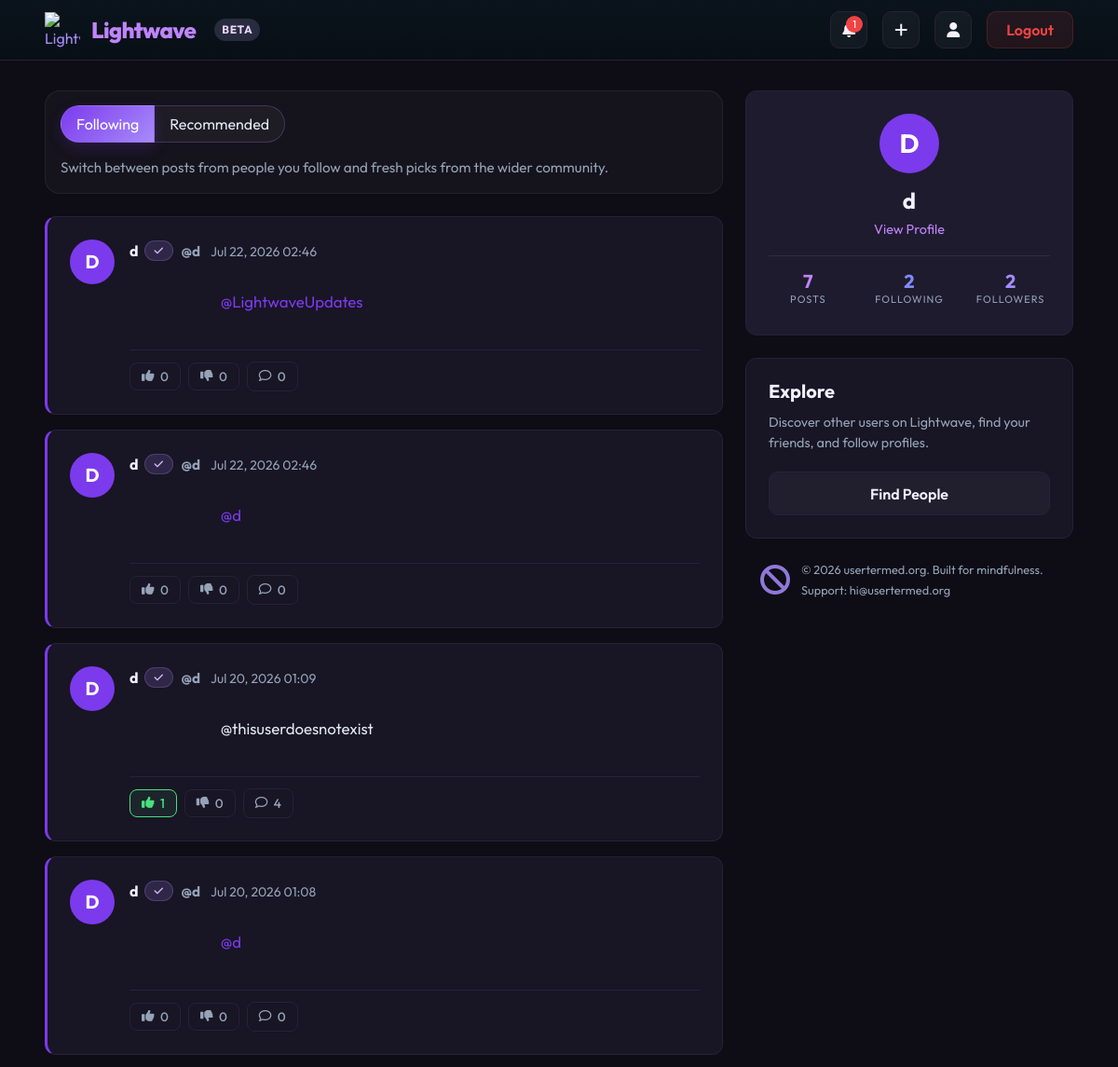
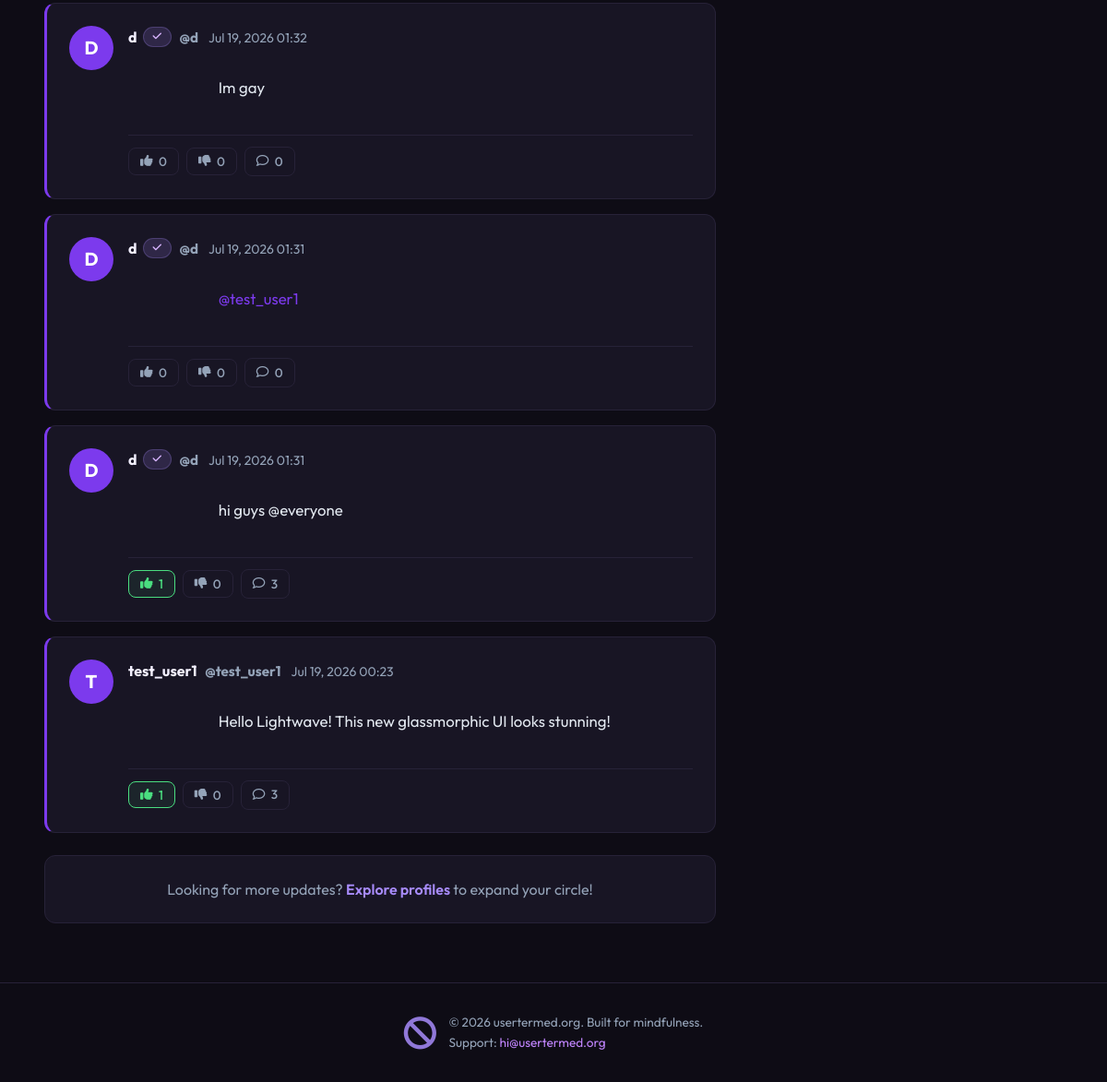
The app's page / (signed in) with its own data (2 pictures, top to bottom).
### dwitter/models.py (models this page shows, shortened)
class Dweet(models.Model):
    user = models.ForeignKey(
        User, related_name="dweets", on_delete=models.CASCADE
    )
    body = models.TextField(max_length=1000)
    created_at = models.DateTimeField(auto_now_add=True)

class Profile(models.Model):
    ACCENT_THEMES = [
        ("purple", "Purple"),
        ("cyan", "Cyan"),
        ("emerald", "Emerald"),
        ("amber", "Amber"),
        ("rose", "Rose"),
    ]
    user = models.OneToOneField(User, on_delete=models.CASCADE)
    display_name = models.CharField(max_length=50, blank=True, default="")
    about_me = models.TextField(blank=True, default="")
    is_verified = models.BooleanField(default=False, help_text="Show a verified badge next to this profile.")
    is_lightwave_super = models.BooleanField(default=False, help_text="Show Lightwave Super early-access status.")
    accent_theme = models.CharField(max_length=20, choices=ACCENT_THEMES, default="purple")
    follows = models.ManyToManyField(
        "self", related_name="followed_by", symmetrical=False, blank=True
    )

### dwitter/views.py (the view, shortened to what this page needs)
# urls.py: path("", dashboard, name="dashboard"),
def dashboard(request):
    if not request.user.is_authenticated:
        return render(
            request,
            "dwitter/onboarding.html",
        )
    form = DweetForm(request.POST or None)
    active_view = request.GET.get("view", "following")
    if active_view not in {"following", "recommended", "new"}:
        active_view = "following"
    followed_user_ids = list(request.user.profile.follows.values_list("user_id", flat=True))
    if active_view == "following":
        feed_dweets = Dweet.objects.filter(user_id__in=followed_user_ids).order_by("-created_at")
    elif active_view == "new":
        feed_dweets = Dweet.objects.all().order_by("-created_at")
    dweet_ids = feed_dweets.values_list("pk", flat=True)
    liked_ids = set(DweetLike.objects.filter(user=request.user, dweet_id__in=dweet_ids).values_list("dweet_id", flat=True))
    disliked_ids = set(DweetDislike.objects.filter(user=request.user, dweet_id__in=dweet_ids).values_list("dweet_id", flat=True))
    return render(
        request,
        "dwitter/dashboard.html",
        {
            "form": form,
            "dweets": feed_dweets,
            "liked_ids": liked_ids,
            "disliked_ids": disliked_ids,
            "active_view": active_view,
            "unread_notifications": Notification.objects.filter(user=request.user, read=False).count(),
        },
    )

### dwitter/context_processors.py (called while the page is built)
def unread_notification_count(request):
    if request.user.is_authenticated:
        return {"unread_notification_count": Notification.objects.filter(user=request.user, read=False).count()}
    return {"unread_notification_count": 0}

### dwitter/templates/dwitter/dashboard.html (shortened to what this page needs)
{% extends 'base.html' %}
{% load mention_tags %}
{% block content %}
<div class="column is-8">
    <div class="mb-5" style="background: rgba(255,255,255,0.03); border: 1px solid rgba(255,255,255,0.06); border-radius: 16px; padding: 0.95rem 1rem;">
        <div class="buttons has-addons" style="margin-bottom: 0.5rem;">
            <a href="{% url 'dwitter:dashboard' %}?view=following"
               class="button"
               style="border-radius: 999px 0 0 999px; border: 1px solid rgba(167, 139, 250, 0.24); {% if active_view == 'following' %}background: linear-gradient(135deg, #7c3aed, #a78bfa); color: white; box-shadow: 0 6px 16px rgba(124, 58, 237, 0.18);{% else %}background: rgba(255,255,255,0.04); color: #e2e8f0;{% endif %}">
                Following
            </a>
            <a href="{% url 'dwitter:dashboard' %}?view=recommended"
               class="button"
               style="border-radius: 0 999px 999px 0; border: 1px solid rgba(167, 139, 250, 0.24); {% if active_view == 'recommended' %}background: linear-gradient(135deg, #7c3aed, #a78bfa); color: white; box-shadow: 0 6px 16px rgba(124, 58, 237, 0.18);{% else %}background: rgba(255,255,255,0.04); color: #e2e8f0;{% endif %}">
                Recommended
            </a>
        </div>
        <p style="color: var(--text-muted); font-size: 0.95rem; margin-bottom: 0;">Switch between posts from people you follow and fresh picks from the wider community.</p>
    </div>
    <div class="timeline-container">
        {% for dweet in dweets %}
        <div class="box mb-4 post-card">
            <article class="media">
                <figure class="media-left">
                    <div class="avatar-circle">
                        {{ dweet.user.username|slice:":1"|upper }}
                    </div>
                </figure>
                <div class="media-content">
                    <div class="content">
                        <div class="post-header">
                            <strong>
                                <a href="{% url 'dwitter:profile' dweet.user.profile.id %}" class="post-username" style="display: inline-flex; align-items: center; gap: 0.4rem; flex-wrap: wrap;">
                                    <span>{% if dweet.user.profile.display_name %}{{ dweet.user.profile.display_name }}{% else %}{{ dweet.user.username }}{% endif %}</span>
                                    {% if dweet.user.profile.is_verified %}
                                    <span class="tag is-small"
                                        title="Verified"
                                        style="background: rgba(167, 139, 250, 0.16); border: 1px solid rgba(167, 139, 250, 0.24); color: #d8b4fe; border-radius: 999px; padding: 0.2rem 0.6rem; font-size: 0.68rem; font-weight: 700; letter-spacing: 0.02em;">
                                        <i class="fa-solid fa-check"></i>
                                    </span>
                                    {% endif %}
                                </a>
                                <span style="color: var(--text-muted); font-size: 0.95rem; margin-left: 0.35rem;">@{{ dweet.user.username }}</span>
                            </strong>
                            <small class="post-time" style="color: var(--text-muted); margin-left: 0.5rem;">
                                {{ dweet.created_at|date:"M d, Y H:i" }}
                            </small>
                        </div>
                        <div class="post-body">
                            {{ dweet.body|render_mentions|safe }}
                        </div>
                    </div>
                    <div class="post-actions">
                        <form method="post" action="{% url 'dwitter:like_dweet' dweet.pk %}" style="margin:0;">
                            <button type="submit" class="action-btn {% if dweet.pk in liked_ids %}active-like{% endif %}">
                                <i class="fa-solid fa-thumbs-up"></i> {{ dweet.likes.count }}
                            </button>
                        </form>
                        <form method="post" action="{% url 'dwitter:dislike_dweet' dweet.pk %}" style="margin:0;">
                            <button type="submit" class="action-btn {% if dweet.pk in disliked_ids %}active-dislike{% endif %}">
                                <i class="fa-solid fa-thumbs-down"></i> {{ dweet.dislikes.count }}
                            </button>
                        </form>
                        <a href="{% url 'dwitter:dweet_detail' dweet.pk %}" class="action-btn reply-link">
                            <i class="fa-regular fa-comment"></i> {{ dweet.replies.count }}
                        </a>
                    </div>
                </div>
            </article>
        </div>
        {% endfor %}
    </div>
    {% if dweets %}
    <div class="box has-text-centered py-4 mt-5">
        <p style="color: var(--text-muted);">
            Looking for more updates? <a href="{% url 'dwitter:profile_list' %}" style="font-weight: 600;">Explore
                profiles</a> to expand your circle!
        </p>
    </div>
    {% endif %}
</div>
<div class="column is-4">
    <div class="box mb-5" style="background-color: #1e1b2e !important;">
        <div class="has-text-centered pb-4 mb-4" style="border-bottom: 1px solid rgba(255, 255, 255, 0.08);">
            <div class="avatar-circle" style="margin: 0 auto 1rem auto; width: 64px; height: 64px; font-size: 1.75rem;">
                {{ user.username|slice:":1"|upper }}
            </div>
            <h3 class="title is-4 mb-1">{{ user.username }}</h3>
            <a href="{% url 'dwitter:profile' user.profile.id %}" style="font-size: 0.9rem; color: #c084fc;">
                View Profile
            </a>
        </div>
        <div class="columns is-mobile has-text-centered">
            <div class="column">
                <p class="title is-5 mb-0" style="color: #c084fc !important;">{{ user.dweets.count }}</p>
                <p class="heading" style="color: var(--text-muted);">Posts</p>
            </div>
            <div class="column">
                <p class="title is-5 mb-0" style="color: #818cf8 !important;">{{ user.profile.follows.count }}</p>
                <p class="heading" style="color: var(--text-muted);">Following</p>
            </div>
            <div class="column">
                <p class="title is-5 mb-0" style="color: #a78bfa !important;">{{ user.profile.followed_by.count }}</p>
                <p class="heading" style="color: var(--text-muted);">Followers</p>
            </div>
        </div>
    </div>
    <div class="box mb-5">
        <h4 class="title is-5 mb-3">Explore</h4>
        <p style="color: var(--text-muted); font-size: 0.9rem; margin-bottom: 1.25rem;">
            Discover other users on Lightwave, find your friends, and follow profiles.
        </p>
        <a href="{% url 'dwitter:profile_list' %}" class="button btn-action is-fullwidth"
            style="height: auto; padding: 0.65rem 1rem; font-weight: 600;">
            Find People
        </a>
    </div>
    <div class="px-4" style="font-size: 0.8rem; color: var(--text-muted); display: flex; align-items: center; gap: 0.75rem;">
        <i class="fa-solid fa-ban" style="font-size: 2rem; color: #a78bfa; opacity: 0.85; flex-shrink: 0;"></i>
        <div>
            <p style="margin: 0;">© 2026 usertermed.org. Built for mindfulness.</p>
            <p style="margin: 0.15rem 0 0 0;">Support: <a href="mailto:hi@usertermed.org" style="color: var(--text-muted);">hi@usertermed.org</a></p>
        </div>
    </div>
</div>
{% endblock content %}

### dwitter/templates/base.html (style rules this page uses)
:root { --bg-color: #0e0c15; --card-bg: #181524; --card-border: #272238; --primary-color: #7c3aed; --primary-hover: #6d28d9; --text-main: #f3f0ff; --text-muted: #94a3b8; --card-radius: 12px; }
body { font-family: 'Outfit', sans-serif; background-color: var(--bg-color); color: var(--text-main); min-height: 100vh; margin: 0; line-height: 1.5; }
.box { background-color: var(--card-bg) !important; border: 1px solid var(--card-border) !important; border-radius: var(--card-radius) !important; color: var(--text-main) !important; box-shadow: none !important; padding: 1.5rem !important; }
.title { color: var(--text-main) !important; font-weight: 700 !important; }
.btn-action { display: inline-flex; align-items: center; justify-content: center; width: 40px; height: 40px; border-radius: 10px; background-color: rgba(255,255,255,0.04); border: 1px solid var(--card-border); color: var(--text-main) !important; cursor: pointer; text-decoration: none; }
a { color: #a78bfa; text-decoration: none; }
.avatar-circle { width: 48px; height: 48px; border-radius: 50%; background-color: var(--primary-color); color: white; display: flex; align-items: center; justify-content: center; font-weight: 700; font-size: 1.25rem; user-select: none; }
.post-card { border-left: 3px solid var(--primary-color) !important; }
.post-username { color: #f3f0ff !important; text-decoration: none !important; }
.post-body { font-size: 1.05rem; color: #e2e8f0; margin-top: 0.25rem; white-space: pre-wrap; }
.post-body a { color: var(--primary-color); }
.post-header { margin-bottom: 0.25rem; }
.post-actions { display: flex; align-items: center; gap: 0.5rem; margin-top: 0.85rem; padding-top: 0.75rem; border-top: 1px solid var(--card-border); }
.action-btn { display: inline-flex; align-items: center; gap: 0.4rem; padding: 0.3rem 0.75rem; border-radius: 8px; border: 1px solid var(--card-border); background: transparent; color: var(--text-muted); font-size: 0.85rem; font-weight: 500; cursor: pointer; text-decoration: none; font-family: 'Outfit', sans-serif; }
.action-btn.active-like { border-color: #4ade80; color: #4ade80; background-color: rgba(74, 222, 128, 0.08); }
.action-btn.reply-link { color: var(--text-muted); }

### records on screen
Dweet: user.username "D", user.profile.display_name "d", user.username "d", created_at "Jul 22, 2026 02:46", body|render_mentions "@LightwaveUpdates", likes.count "0", dislikes.count "0", replies.count "0"
Dweet: user.username "D", user.profile.display_name "d", user.username "d", created_at "Jul 22, 2026 02:46", body|render_mentions "@d", likes.count "0", dislikes.count "0", replies.count "0"
Dweet: user.username "D", user.profile.display_name "d", user.username "d", created_at "Jul 20, 2026 01:09", body|render_mentions "@thisuserdoesnotexist", likes.count "1", dislikes.count "0", replies.count "4"
Dweet: user.username "D", user.profile.display_name "d", user.username "d", created_at "Jul 20, 2026 01:08", body|render_mentions "@d", likes.count "0", dislikes.count "0", replies.count "0"
Dweet: user.username "D", user.profile.display_name "d", user.username "d", created_at "Jul 19, 2026 01:32", body|render_mentions "Im gay", likes.count "0", dislikes.count "0", replies.count "0"
Dweet: user.username "D", user.profile.display_name "d", user.username "d", created_at "Jul 19, 2026 01:31", body|render_mentions "@test_user1", likes.count "0", dislikes.count "0", replies.count "0"
Dweet: user.username "D", user.profile.display_name "d", user.username "d", created_at "Jul 19, 2026 01:31", body|render_mentions "hi guys @everyone", likes.count "1", dislikes.count "0", replies.count "3"
Dweet: user.username "T", user.username "test_user1", created_at "Jul 19, 2026 00:23", body|render_mentions "Hello Lightwave! This new glassmorphic UI looks stunning!", likes.count "1", dislikes.count "0", replies.count "3"

### other values on screen
{{ unread_notification_count }} "1"
{{ user.username|slice:":1"|upper }} "D"
{{ user.username }} "d"
{{ user.dweets.count }} "7"
{{ user.profile.follows.count }} "2"
{{ user.profile.followed_by.count }} "2"
